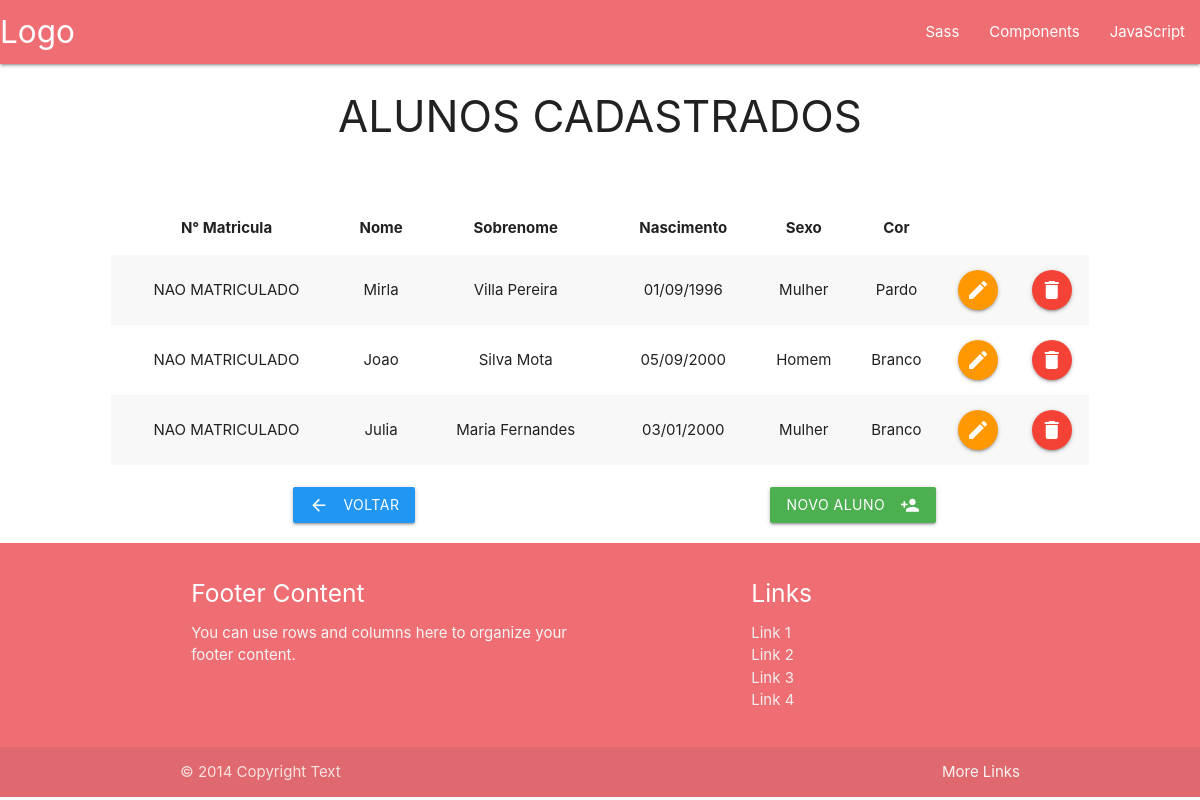
Before: /portal/admin/Aluno/listar-alunos.php with the older database file.
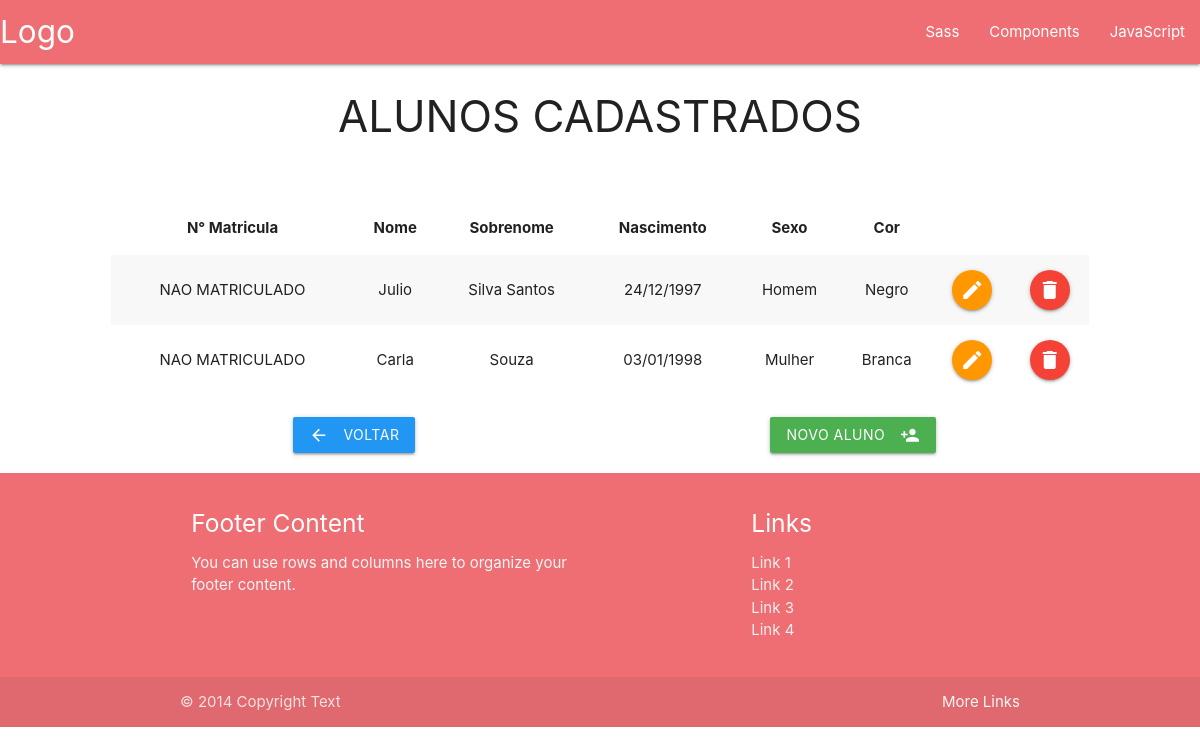
After: the same page with the newer database file.
### tables this page shows
CREATE TABLE IF NOT EXISTS `alunos` (
  `id_aluno` int(11) NOT NULL AUTO_INCREMENT,
  `matricula_aluno` varchar(255) DEFAULT NULL,
  `nome_aluno` varchar(30) NOT NULL,
  `sobrenome_aluno` varchar(24) NOT NULL,
  `nascimento_aluno` varchar(10) NOT NULL,
  `sexo_aluno` varchar(15) NOT NULL,
  `cpf_aluno` varchar(30) NOT NULL,
  `fone_fixo_aluno` varchar(24) NOT NULL,
  `fone_pessoal_aluno` varchar(24) NOT NULL,
  `email_aluno` varchar(35) NOT NULL,
  `cor_aluno` varchar(16) NOT NULL,
  `numero_endereco_aluno` varchar(12) NOT NULL,
  `rua_endereco_aluno` varchar(32) NOT NULL,
  `bairro_endereco_aluno` varchar(15) NOT NULL,
  `cidade_endereco_aluno` varchar(15) NOT NULL,
  `estado_endereco_aluno` varchar(15) NOT NULL,
  `pais_endereco_aluno` varchar(15) NOT NULL,
  `cep_endereco_aluno` varchar(15) NOT NULL,
  `fotoPerfil_aluno` blob,
  PRIMARY KEY (`id_aluno`)
);

### model/Aluno/AlunoDao.class.php (called while the page is built, shortened)
<?php
class AlunoDao implements InterfaceAluno {
    public function listarAlunos() {
        $db_conexao = new Database();
        $conn = $db_conexao->dbConexao();
        $stmt = $conn->prepare("SELECT * FROM `alunos`");
        try {
            $stmt->execute();
            $result = $stmt->fetchAll(PDO::FETCH_ASSOC);
            return $result;
        } catch (Exception $e) {
            return $result = "Erro: " . $e;
        }
    }
}

### controller/AlunoController.class.php (called while the page is built, shortened)
<?php
include_once __DIR__ . '/../model/Aluno/AlunoDao.class.php';
class AlunoController implements InterfaceAluno {
    public function listarAlunos() {
        $listar = new AlunoDao();
        return $listar->listarAlunos();
    }
}

### portal/admin/Aluno/listar-alunos.php (the view, shortened to what this page needs)
<?php
include_once __DIR__ . '/../../assets/header.php';
include_once __DIR__ . '/../../view/Aluno/listaAlunos.view.php';
include_once __DIR__ . '/../../controller/AlunoController.class.php';
?>
<div class="row">
    <div id="listar-aluno" class="col l12 m12">
        <?php
        $listar = new AlunoController();
        $listaAlunos = $listar->listarAlunos();
        foreach ($listaAlunos as $dado):
            ?>
            <td><?php echo $dado['matricula_aluno']; ?></td>
            <td><?php echo $dado['nome_aluno']; ?></td>
            <td><?php echo $dado['sobrenome_aluno']; ?></td>
            <td><?php
                $nascimento = $dado['nascimento_aluno'];
                echo date("d/m/Y", strtotime($nascimento));
                ?></td>
            <td><?php echo $dado['sexo_aluno']; ?></td>
            <td><?php echo $dado['cor_aluno']; ?></td>
            <td>
                <a href="editar-aluno.php?id=<?php echo $dado['id_aluno']; ?>" type="hidden" name="id" class="btn-floating btn-medium waves-effect waves-light orange"><i class="material-icons">edit</i></a>
            </td>
            <td>
                <a href="#modelExcluirAluno<?php echo $dado['id_aluno']; ?>" class="btn-floating btn-medium waves-effect waves-light btn modal-trigger red"><i class="material-icons">delete</i></a>
            </td>
            </tr>
            <?php
        endforeach;
        ?>
        </tbody>
        </table>
        <div id="buttons" class="col l12"></br>
            <div class="col l6 offset-l2">
                <a class="btn waves-effect waves-light blue" href="../../index.php">Voltar
                    <i class="material-icons left">arrow_back</i>
                </a>
            </div>
            <div class="col l3 ">
                <a class="btn waves-effect waves-light green" href="cadastro-aluno.php">Novo aluno
                    <i class="material-icons right">person_add</i>
                </a>
            </div>
        </div>
    </div>
</div>
<?php
include_once __DIR__ . '/../../assets/footer.php';
?>

### assets/header.php (shortened to what this page needs)
<!DOCTYPE html>
<html>
    <head>
        <link rel="stylesheet" href="https://cdnjs.cloudflare.com/ajax/libs/materialize/1.0.0/css/materialize.min.css">
    </head>
    <body>
        <nav>
            <div class="nav-wrapper">
                <a href="../../index.php" class="brand-logo">Logo</a>
                <ul id="nav-mobile" class="right hide-on-med-and-down">
                    <li><a href="sass.html">Sass</a></li>
                    <li><a href="badges.html">Components</a></li>
                    <li><a href="collapsible.html">JavaScript</a></li>
                </ul>
            </div>
        </nav>

### view/Aluno/listaAlunos.view.php
<div class="center"><h3>ALUNOS CADASTRADOS</h3></div>
<br>
<div class="row">
    <div class="col l10 m12 offset-l1">
        <table class="col centered striped">
            <thead>
                <tr>
                    <th>N° Matricula</th>
                    <th>Nome</th>
                    <th>Sobrenome</th>
                    <th>Nascimento</th>
                    <th>Sexo</th>
                    <th>Cor</th>
                    <th></th>
                    <th></th>
                </tr>
            </thead>
            <tbody>
                <tr>

### assets/footer.php (shortened to what this page needs)
<footer class="page-footer">
    <div class="container">
        <div class="row">
            <div class="col l6 s12">
                <h5 class="white-text">Footer Content</h5>
                <p class="grey-text text-lighten-4">You can use rows and columns here to organize your footer content.</p>
            </div>
            <div class="col l4 offset-l2 s12">
                <h5 class="white-text">Links</h5>
                <ul>
                    <li><a class="grey-text text-lighten-3" href="#!">Link 1</a></li>
                    <li><a class="grey-text text-lighten-3" href="#!">Link 2</a></li>
                    <li><a class="grey-text text-lighten-3" href="#!">Link 3</a></li>
                    <li><a class="grey-text text-lighten-3" href="#!">Link 4</a></li>
                </ul>
            </div>
        </div>
    </div>
    <div class="footer-copyright">
        <div class="container">
            © 2014 Copyright Text
            <a class="grey-text text-lighten-4 right" href="#!">More Links</a>
        </div>
    </div>
</footer>
</body>
</html>

Changed rows visible on the page:
removed alunos: matricula_aluno "NAO MATRICULADO", nome_aluno "Joao", sobrenome_aluno "Silva Mota", nascimento_aluno "05/09/2000", sexo_aluno "Homem", cor_aluno "Branco"
changed alunos: nome_aluno "Mirla" → "Julio"; sobrenome_aluno "Villa Pereira" → "Silva Santos"; nascimento_aluno "01/09/1996" → "24/12/1997"; sexo_aluno "Mulher" → "Homem"; cor_aluno "Pardo" → "Negro"
changed alunos "Mulher": nome_aluno "Julia" → "Carla"; sobrenome_aluno "Maria Fernandes" → "Souza"; nascimento_aluno "03/01/2000" → "03/01/1998"; cor_aluno "Branco" → "Branca"
